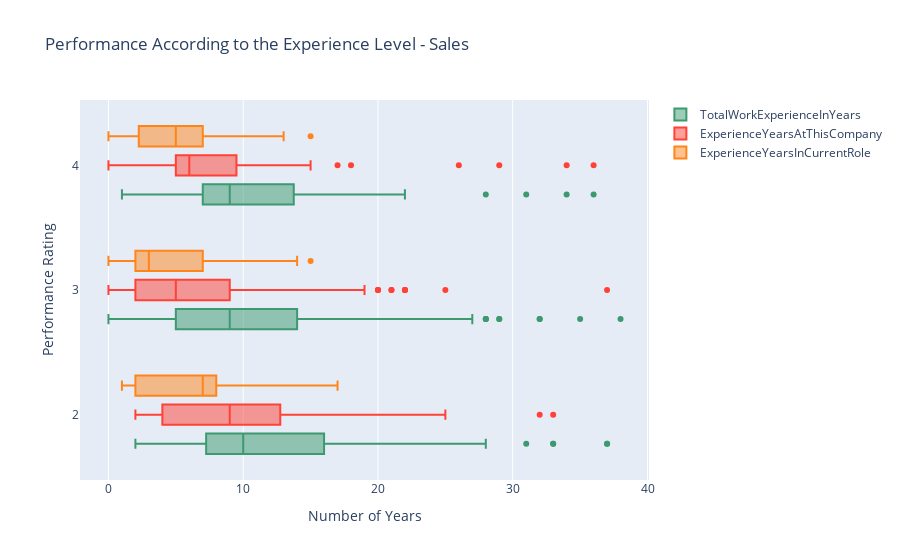

Write notebook code for a chart like this one.
### Markdown cell above
### (iv) Performance According to the Experience Level

### Code cell
data = [
    {
        'x': sales['TotalWorkExperienceInYears'],
        'y': sales['PerformanceRating'],
        'name':'TotalWorkExperienceInYears',
        'marker': {
            'color': '#3D9970'
        },
        'boxmean': False,
        'orientation': 'h',
        "type": "box",
    },
    {
        'x':sales['ExperienceYearsAtThisCompany'],
        'y':sales['PerformanceRating'],
        'name': 'ExperienceYearsAtThisCompany',
        'marker':{
            'color': '#FF4136',
        },
        'boxmean': False,
        'orientation': 'h',
        "type": "box",
    },
    {
        'x': sales['ExperienceYearsInCurrentRole'],
        'y': sales['PerformanceRating'],
        'name':'ExperienceYearsInCurrentRole',
        'marker': {
            'color': '#FF851B',
        },
        'boxmean': False,
        'orientation': 'h',
        "type": "box",
    }
]

layout = {
    'xaxis': {
        'title': 'Number of Years',
        'zeroline': False,
    },
    'yaxis': {
        'title': 'Performance Rating ',
        'zeroline': False,
    },
    'boxmode': 'group',
    'title': 'Performance According to the Experience Level - Sales',
}
fig = go.Figure(data=data, layout=layout)

py.iplot(fig)

### Figure 1 — Plotly figure (JSON) as saved in the notebook; plotly's stock layout.template omitted (floating-point values rounded to 4 significant figures; data arrays with more than 128 entries replaced by an {"elided": "..."} marker saying what was removed)
{"data": [{"boxmean": false, "marker": {"color": "#3D9970"}, "name": "TotalWorkExperienceInYears", "orientation": "h", "type": "box", "x": {"elided": "373 int values"}, "y": {"elided": "373 int values"}}, {"boxmean": false, "marker": {"color": "#FF4136"}, "name": "ExperienceYearsAtThisCompany", "orientation": "h", "type": "box", "x": {"elided": "373 int values"}, "y": {"elided": "373 int values"}}, {"boxmean": false, "marker": {"color": "#FF851B"}, "name": "ExperienceYearsInCurrentRole", "orientation": "h", "type": "box", "x": {"elided": "373 int values"}, "y": {"elided": "373 int values"}}], "layout": {"boxmode": "group", "title": {"text": "Performance According to the Experience Level - Sales"}, "xaxis": {"title": {"text": "Number of Years"}, "zeroline": false}, "yaxis": {"title": {"text": "Performance Rating "}, "zeroline": false}}}
